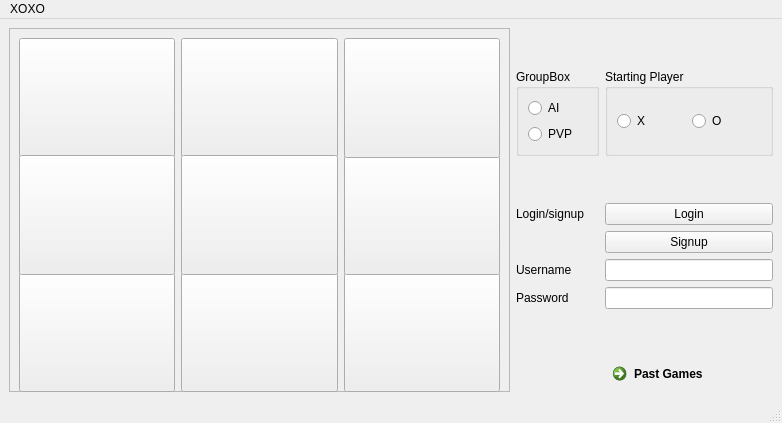
<?xml version="1.0" encoding="UTF-8"?>
<ui version="4.0">
 <class>MainWindow</class>
 <widget class="QMainWindow" name="MainWindow">
  <property name="geometry">
   <rect>
    <x>0</x>
    <y>0</y>
    <width>780</width>
    <height>423</height>
   </rect>
  </property>
  <property name="sizePolicy">
   <sizepolicy hsizetype="Preferred" vsizetype="Preferred">
    <horstretch>0</horstretch>
    <verstretch>0</verstretch>
   </sizepolicy>
  </property>
  <property name="windowTitle">
   <string>MainWindow</string>
  </property>
  <property name="autoFillBackground">
   <bool>true</bool>
  </property>
  <widget class="QWidget" name="centralwidget">
   <layout class="QGridLayout" name="gridLayout">
    <item row="0" column="0" rowspan="9">
     <widget class="QFrame" name="frame">
      <property name="sizePolicy">
       <sizepolicy hsizetype="Expanding" vsizetype="Expanding">
        <horstretch>0</horstretch>
        <verstretch>0</verstretch>
       </sizepolicy>
      </property>
      <property name="minimumSize">
       <size>
        <width>501</width>
        <height>351</height>
       </size>
      </property>
      <property name="maximumSize">
       <size>
        <width>501</width>
        <height>16777215</height>
       </size>
      </property>
      <property name="frameShape">
       <enum>QFrame::Shape::StyledPanel</enum>
      </property>
      <property name="frameShadow">
       <enum>QFrame::Shadow::Raised</enum>
      </property>
      <layout class="QGridLayout" name="gridLayout_2">
       <item row="2" column="0">
        <widget class="QPushButton" name="pushButton_6">
         <property name="sizePolicy">
          <sizepolicy hsizetype="Preferred" vsizetype="Fixed">
           <horstretch>0</horstretch>
           <verstretch>0</verstretch>
          </sizepolicy>
         </property>
         <property name="minimumSize">
          <size>
           <width>120</width>
           <height>120</height>
          </size>
         </property>
         <property name="text">
          <string/>
         </property>
        </widget>
       </item>
       <item row="0" column="0">
        <widget class="QPushButton" name="pushButton_0">
         <property name="sizePolicy">
          <sizepolicy hsizetype="Preferred" vsizetype="Fixed">
           <horstretch>0</horstretch>
           <verstretch>0</verstretch>
          </sizepolicy>
         </property>
         <property name="minimumSize">
          <size>
           <width>120</width>
           <height>120</height>
          </size>
         </property>
         <property name="text">
          <string/>
         </property>
        </widget>
       </item>
       <item row="1" column="0">
        <widget class="QPushButton" name="pushButton_3">
         <property name="sizePolicy">
          <sizepolicy hsizetype="Preferred" vsizetype="Fixed">
           <horstretch>0</horstretch>
           <verstretch>0</verstretch>
          </sizepolicy>
         </property>
         <property name="minimumSize">
          <size>
           <width>120</width>
           <height>120</height>
          </size>
         </property>
         <property name="text">
          <string/>
         </property>
        </widget>
       </item>
       <item row="0" column="1">
        <widget class="QPushButton" name="pushButton_1">
         <property name="sizePolicy">
          <sizepolicy hsizetype="Preferred" vsizetype="Fixed">
           <horstretch>0</horstretch>
           <verstretch>0</verstretch>
          </sizepolicy>
         </property>
         <property name="minimumSize">
          <size>
           <width>120</width>
           <height>120</height>
          </size>
         </property>
         <property name="text">
          <string/>
         </property>
        </widget>
       </item>
       <item row="2" column="2">
        <widget class="QPushButton" name="pushButton_8">
         <property name="sizePolicy">
          <sizepolicy hsizetype="Preferred" vsizetype="Fixed">
           <horstretch>0</horstretch>
           <verstretch>0</verstretch>
          </sizepolicy>
         </property>
         <property name="minimumSize">
          <size>
           <width>120</width>
           <height>120</height>
          </size>
         </property>
         <property name="text">
          <string/>
         </property>
        </widget>
       </item>
       <item row="1" column="2">
        <widget class="QPushButton" name="pushButton_5">
         <property name="sizePolicy">
          <sizepolicy hsizetype="Preferred" vsizetype="Fixed">
           <horstretch>0</horstretch>
           <verstretch>0</verstretch>
          </sizepolicy>
         </property>
         <property name="minimumSize">
          <size>
           <width>120</width>
           <height>120</height>
          </size>
         </property>
         <property name="text">
          <string/>
         </property>
        </widget>
       </item>
       <item row="0" column="2">
        <widget class="QPushButton" name="pushButton_2">
         <property name="sizePolicy">
          <sizepolicy hsizetype="Preferred" vsizetype="Fixed">
           <horstretch>0</horstretch>
           <verstretch>0</verstretch>
          </sizepolicy>
         </property>
         <property name="minimumSize">
          <size>
           <width>120</width>
           <height>120</height>
          </size>
         </property>
         <property name="text">
          <string/>
         </property>
        </widget>
       </item>
       <item row="2" column="1">
        <widget class="QPushButton" name="pushButton_7">
         <property name="sizePolicy">
          <sizepolicy hsizetype="Preferred" vsizetype="Fixed">
           <horstretch>0</horstretch>
           <verstretch>0</verstretch>
          </sizepolicy>
         </property>
         <property name="minimumSize">
          <size>
           <width>120</width>
           <height>120</height>
          </size>
         </property>
         <property name="text">
          <string/>
         </property>
        </widget>
       </item>
       <item row="1" column="1">
        <widget class="QPushButton" name="pushButton_4">
         <property name="sizePolicy">
          <sizepolicy hsizetype="Preferred" vsizetype="Fixed">
           <horstretch>0</horstretch>
           <verstretch>0</verstretch>
          </sizepolicy>
         </property>
         <property name="minimumSize">
          <size>
           <width>120</width>
           <height>120</height>
          </size>
         </property>
         <property name="text">
          <string/>
         </property>
        </widget>
       </item>
      </layout>
     </widget>
    </item>
    <item row="5" column="3">
     <widget class="QLineEdit" name="username"/>
    </item>
    <item row="6" column="2">
     <widget class="QLabel" name="label_3">
      <property name="text">
       <string>Password</string>
      </property>
     </widget>
    </item>
    <item row="4" column="3">
     <widget class="QPushButton" name="pushButton_11">
      <property name="text">
       <string>Signup</string>
      </property>
     </widget>
    </item>
    <item row="5" column="2">
     <widget class="QLabel" name="label_2">
      <property name="text">
       <string>Username</string>
      </property>
     </widget>
    </item>
    <item row="3" column="2">
     <widget class="QLabel" name="label">
      <property name="text">
       <string>Login/signup</string>
      </property>
     </widget>
    </item>
    <item row="1" column="2">
     <widget class="QGroupBox" name="groupBox">
      <property name="title">
       <string>GroupBox</string>
      </property>
      <layout class="QGridLayout" name="gridLayout_3">
       <item row="0" column="0">
        <widget class="QRadioButton" name="radioButton">
         <property name="text">
          <string>AI</string>
         </property>
        </widget>
       </item>
       <item row="1" column="0">
        <widget class="QRadioButton" name="radioButton_2">
         <property name="text">
          <string>PVP</string>
         </property>
        </widget>
       </item>
      </layout>
     </widget>
    </item>
    <item row="8" column="3">
     <widget class="QCommandLinkButton" name="commandLinkButton">
      <property name="sizePolicy">
       <sizepolicy hsizetype="Fixed" vsizetype="Fixed">
        <horstretch>0</horstretch>
        <verstretch>0</verstretch>
       </sizepolicy>
      </property>
      <property name="maximumSize">
       <size>
        <width>16777000</width>
        <height>16777215</height>
       </size>
      </property>
      <property name="text">
       <string>Past Games</string>
      </property>
     </widget>
    </item>
    <item row="1" column="3">
     <widget class="QGroupBox" name="groupBox_2">
      <property name="title">
       <string>Starting Player</string>
      </property>
      <layout class="QHBoxLayout" name="horizontalLayout">
       <item>
        <widget class="QRadioButton" name="radioButton_3">
         <property name="text">
          <string>X</string>
         </property>
        </widget>
       </item>
       <item>
        <widget class="QRadioButton" name="radioButton_4">
         <property name="text">
          <string>O</string>
         </property>
        </widget>
       </item>
      </layout>
     </widget>
    </item>
    <item row="6" column="3">
     <widget class="QLineEdit" name="password">
      <property name="echoMode">
       <enum>QLineEdit::EchoMode::Password</enum>
      </property>
     </widget>
    </item>
    <item row="3" column="3">
     <widget class="QPushButton" name="pushButton_10">
      <property name="text">
       <string>Login</string>
      </property>
     </widget>
    </item>
   </layout>
  </widget>
  <widget class="QMenuBar" name="menubar">
   <property name="geometry">
    <rect>
     <x>0</x>
     <y>0</y>
     <width>780</width>
     <height>33</height>
    </rect>
   </property>
   <widget class="QMenu" name="menuXOXO">
    <property name="title">
     <string>XOXO</string>
    </property>
    <addaction name="actionexit"/>
    <addaction name="actionPast_Games"/>
   </widget>
   <addaction name="menuXOXO"/>
  </widget>
  <widget class="QStatusBar" name="statusbar"/>
  <action name="actionexit">
   <property name="text">
    <string>exit</string>
   </property>
  </action>
  <action name="actionPast_Games">
   <property name="text">
    <string>Past Games</string>
   </property>
  </action>
 </widget>
 <resources/>
 <connections/>
</ui>
